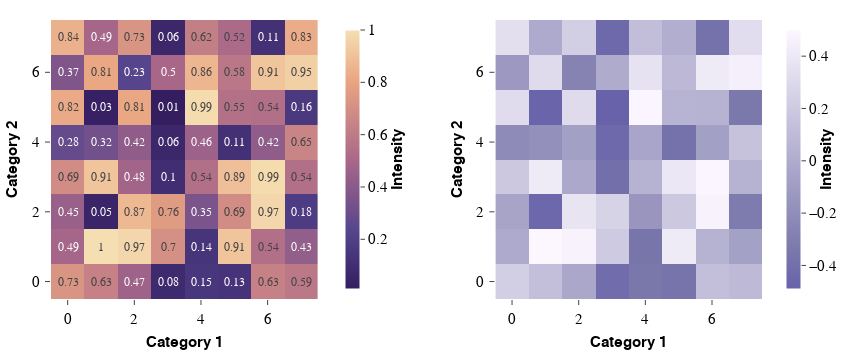

Here is the notebook cell this chart was saved with:
### Markdown cell above
# 2. Heatmaps with Plotly

### Code cell
random_data = np.round(np.random.rand(8, 8), 2)

magma_colorscale = apc.gradients.magma.to_plotly_colorscale()
purples_colorscale = apc.gradients.purples.to_plotly_colorscale()

fig = make_subplots(1, 2, horizontal_spacing=0.25)
fig.add_trace(
    go.Heatmap(
        z=random_data,
        colorbar=dict(
            x=0.4,
            outlinecolor="white",
            thickness=15,
            ticks="outside",
            tickfont=dict(family=MONOSPACE_FONT_PLOTLY, size=MONOSPACE_FONT_SIZE),
            title=dict(
                text="Intensity",
                font=dict(family=DEFAULT_FONT_PLOTLY, size=BASE_FONT_SIZE, weight=600),
                side="right",
            ),
        ),
        showscale=True,
        text=random_data,
        texttemplate="%{text}",
        colorscale=magma_colorscale,
    ),
    1,
    1,
)
fig.add_trace(
    go.Heatmap(
        z=random_data - 0.5,
        colorscale=purples_colorscale,
        colorbar=dict(
            outlinecolor="white",
            thickness=15,
            ticks="outside",
            tickfont=dict(family=MONOSPACE_FONT_PLOTLY, size=MONOSPACE_FONT_SIZE),
            title=dict(
                text="Intensity",
                font=dict(family=DEFAULT_FONT_PLOTLY, size=BASE_FONT_SIZE, weight=600),
                side="right",
            ),
        ),
    ),
    1,
    2,
)
fig.update_layout(width=860, height=360)

for i in [1, 2]:
    fig.update_xaxes(title_text="Category 1", row=1, col=i)
    fig.update_yaxes(title_text="Category 2", row=1, col=i)
    apc.plotly.hide_axis_lines(fig, row=1, col=i)
    apc.plotly.set_ticklabel_monospaced(fig, row=1, col=i)

fig.show()

### Figure 1 — Plotly figure (JSON) as saved in the notebook; plotly's stock layout.template omitted (floating-point values rounded to 4 significant figures; data arrays with more than 128 entries replaced by an {"elided": "..."} marker saying what was removed)
{"data": [{"colorbar": {"outlinecolor": "white", "thickness": 15, "tickfont": {"family": "SuisseIntlMono", "size": 14.5}, "ticks": "outside", "title": {"font": {"family": "SuisseIntl", "size": 15, "weight": 600}, "side": "right", "text": "Intensity"}, "x": 0.4}, "colorscale": {"elided": "256x2 mixed values"}, "showscale": true, "text": [[0.73, 0.63, 0.47, 0.08, 0.15, 0.13, 0.63, 0.59], [0.49, 1.0, 0.97, 0.7, 0.14, 0.91, 0.54, 0.43], [0.45, 0.05, 0.87, 0.76, 0.35, 0.69, 0.97, 0.18], [0.69, 0.91, 0.48, 0.1, 0.54, 0.89, 0.99, 0.54], [0.28, 0.32, 0.42, 0.06, 0.46, 0.11, 0.42, 0.65], [0.82, 0.03, 0.81, 0.01, 0.99, 0.55, 0.54, 0.16], [0.37, 0.81, 0.23, 0.5, 0.86, 0.58, 0.91, 0.95], [0.84, 0.49, 0.73, 0.06, 0.62, 0.52, 0.11, 0.83]], "texttemplate": "%{text}", "type": "heatmap", "xaxis": "x", "yaxis": "y", "z": [[0.73, 0.63, 0.47, 0.08, 0.15, 0.13, 0.63, 0.59], [0.49, 1.0, 0.97, 0.7, 0.14, 0.91, 0.54, 0.43], [0.45, 0.05, 0.87, 0.76, 0.35, 0.69, 0.97, 0.18], [0.69, 0.91, 0.48, 0.1, 0.54, 0.89, 0.99, 0.54], [0.28, 0.32, 0.42, 0.06, 0.46, 0.11, 0.42, 0.65], [0.82, 0.03, 0.81, 0.01, 0.99, 0.55, 0.54, 0.16], [0.37, 0.81, 0.23, 0.5, 0.86, 0.58, 0.91, 0.95], [0.84, 0.49, 0.73, 0.06, 0.62, 0.52, 0.11, 0.83]]}, {"colorbar": {"outlinecolor": "white", "thickness": 15, "tickfont": {"family": "SuisseIntlMono", "size": 14.5}, "ticks": "outside", "title": {"font": {"family": "SuisseIntl", "size": 15, "weight": 600}, "side": "right", "text": "Intensity"}}, "colorscale": {"elided": "256x2 mixed values"}, "type": "heatmap", "xaxis": "x2", "yaxis": "y2", "z": [[0.23, 0.13, -0.03, -0.42, -0.35, -0.37, 0.13, 0.09], [-0.01, 0.5, 0.47, 0.2, -0.36, 0.41, 0.04, -0.07], [-0.05, -0.45, 0.37, 0.26, -0.15, 0.19, 0.47, -0.32], [0.19, 0.41, -0.02, -0.4, 0.04, 0.39, 0.49, 0.04], [-0.22, -0.18, -0.08, -0.44, -0.04, -0.39, -0.08, 0.15], [0.32, -0.47, 0.31, -0.49, 0.49, 0.05, 0.04, -0.34], [-0.13, 0.31, -0.27, 0.0, 0.36, 0.08, 0.41, 0.45], [0.34, -0.01, 0.23, -0.44, 0.12, 0.02, -0.39, 0.33]]}], "layout": {"height": 360, "width": 860, "xaxis": {"anchor": "y", "domain": [0, 0.375], "showline": false, "tickfont": {"family": "SuisseIntlMono", "size": 14.5}, "title": {"text": "Category 1"}}, "xaxis2": {"anchor": "y2", "domain": [0.625, 1], "showline": false, "tickfont": {"family": "SuisseIntlMono", "size": 14.5}, "title": {"text": "Category 1"}}, "yaxis": {"anchor": "x", "domain": [0, 1], "showline": false, "tickfont": {"family": "SuisseIntlMono", "size": 14.5}, "title": {"text": "Category 2"}}, "yaxis2": {"anchor": "x2", "domain": [0, 1], "showline": false, "tickfont": {"family": "SuisseIntlMono", "size": 14.5}, "title": {"text": "Category 2"}}}}
